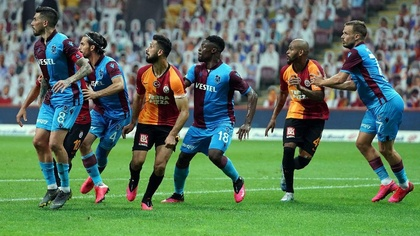
%> input picture vize_project_BMOK1/futbol.jpg, 420 x 236 px, shrunk from 1200 x 675 before the run
$ octave vizeprojesi.m   (GNU Octave 9; MATLAB toolbox functions it lacks are replaced by stand-ins)
%> lines starting %> are read from the running program, lines starting %| are printed output that depends on the picture; in (x1, y1, x2, y2) boxes, pixels count from 0 and x2, y2 are one past the last pixel; in counts of white or black regions, pixels touching at a corner belong together; the program's own positions count from 1
clear all;
A1 = imread ('D:\final_project_BMOK1\futbol.jpg');
%> A1 is the input picture: size 236x420x3 uint8; mean R, G, B 91.3, 117.5, 91.7
A2 = rgb2hsv(A1); %HSV dönüþümü yapýldý
%> A2: size 236x420x3 double; mean H, S, V 0.404, 0.447, 0.511
sat=size(A2)(1);
%> sat = 236
sut=size(A2)(2);
%> sut = 420

A=uint8(255*A2(:,:,1));
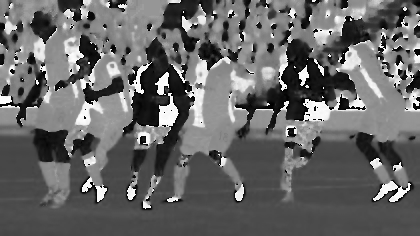
%> A: size 236x420 uint8; min 0, max 255, mean 103

esik=120; %120'nin altýndaki degerler siyah üstündeki deðerler beyaz yapýldý
A3=0;
for i=1:sat
  for j=1:sut
  if A(i,j)>esik
    A3(i,j)=1;
  else
    A3(i,j)=0;
  end
  end
end
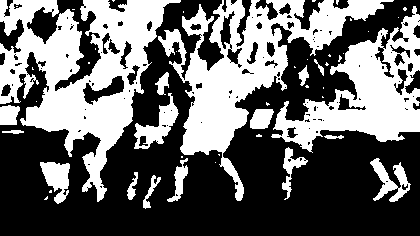
%> A3: size 236x420 double; values 0 (black) and 1 (white), 41.4% white; 49 white regions (32 under 20 px), largest, box (x1, y1, x2, y2) and area: (0, 0, 181, 202) 14882, (158, 0, 394, 201) 12673, (271, 6, 420, 153) 8571
imwrite(A3,'D:\final_project_BMOK1\Hmaske.jpg');


A=uint8(255*A2(:,:,2));
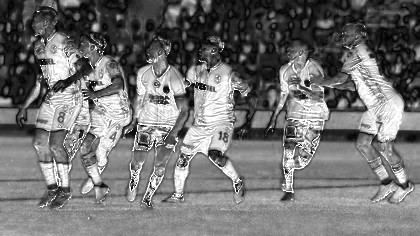
%> A: size 236x420 uint8; min 0, max 255, mean 114
esik=150 %150'nin altýndaki degerler siyah üstündeki deðerler beyaz yapýldý
for i=1:sat
  for j=1:sut
  if A(i,j)>esik
    A4(i,j)=1;
  else
    A4(i,j)=0;
  end
  end
end
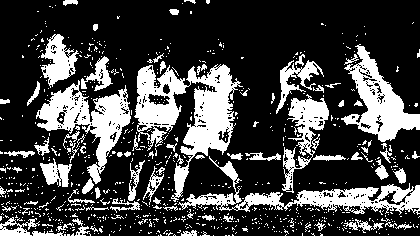
%> A4: size 236x420 double; values 0 (black) and 1 (white), 26.4% white; 789 white regions (711 under 20 px), largest, box (x1, y1, x2, y2) and area: (134, 64, 243, 202) 5687, (36, 80, 131, 184) 3389, (178, 156, 420, 215) 3370
imwrite(A4,'D:\final_project_BMOK1\Smaske.jpg');

Amsk=0;
Amsk= (A3.*A4);
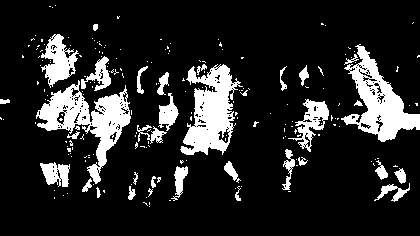
%> Amsk: size 236x420 double; values 0 (black) and 1 (white), 15.5% white; 205 white regions (171 under 20 px), largest, box (x1, y1, x2, y2) and area: (36, 80, 131, 184) 3312, (180, 64, 243, 155) 3055, (341, 44, 420, 142) 2983
Amsk = bwareaopen(Amsk,150);%150'den az sayýda yan yana gelen pikseller görmezden gelinerek karartýldý.
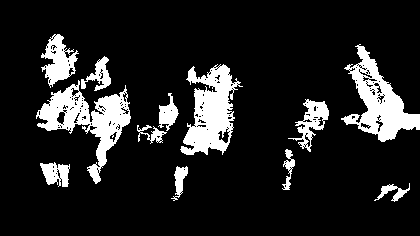
%> Amsk: size 236x420 logical; 13.5% white; 12 white regions, largest, box (x1, y1, x2, y2) and area: (36, 80, 131, 184) 3312, (180, 64, 243, 155) 3055, (341, 44, 420, 142) 2983
imwrite(255*Amsk,'D:\final_project_BMOK1\_HcarpimS.jpg');


A1(:,:,1)=Amsk.*A1(:,:,1);%R deðeri çarpýldý
%> A1: size 236x420x3 uint8; mean H, S, V 3.8, 117.5, 91.7
A1(:,:,2)=Amsk.*A1(:,:,2);%G deðeri çarpýldý
%> A1: size 236x420x3 uint8; mean H, S, V 3.8, 9.6, 91.7
A1(:,:,3)=Amsk.*A1(:,:,3);%B deðeri çarpýldý
%> A1: size 236x420x3 uint8; mean H, S, V 3.8, 9.6, 13.8
imwrite(A1,'D:\final_project_BMOK1\masked.jpg');%Maskelenmiþ görüntü elde edildi.
